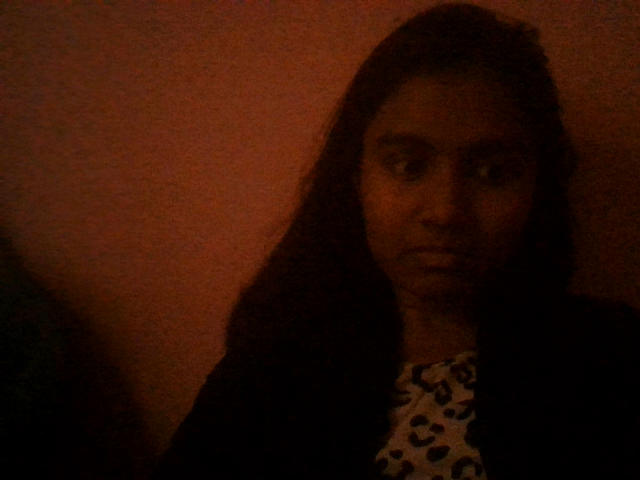
#> input picture p.png, 640 x 480 px
$ python -i pic.py   (imports and definitions only)
#> lines starting #> are read from the running program, lines starting #| are printed output that depends on the picture
import cv2

def take_pic():
    cam=cv2.VideoCapture(0)
    cv2.namedWindow("Python Webcam app")

    while True:
        ret,frame = cam.read()
        if not ret:
            print("failed to grab frame")
            break

        cv2.imshow("test",frame)

        k= cv2.waitKey(1)
        if k%256==27:
            print("Escape hit...Closing the app")
            return
        elif k%256==32:
            img_name='p.png'
            cv2.imwrite(img_name,frame)
            print('picture taken')

    cam.release()

    cam.destroyAllWindows()

def get_sketch():
    img=cv2.imread('p.png')
#> img is the input picture: shape (480, 640, 3); mean B, G, R 4.8, 16.5, 45.2
    grey_img=cv2.cvtColor(img,cv2.COLOR_BGR2GRAY)
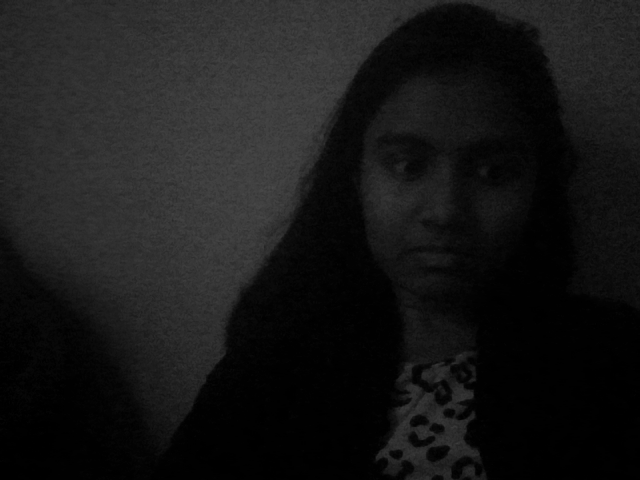
#> grey_img: shape (480, 640); min 0, max 74, mean 23.8
    invert=cv2.bitwise_not(grey_img)
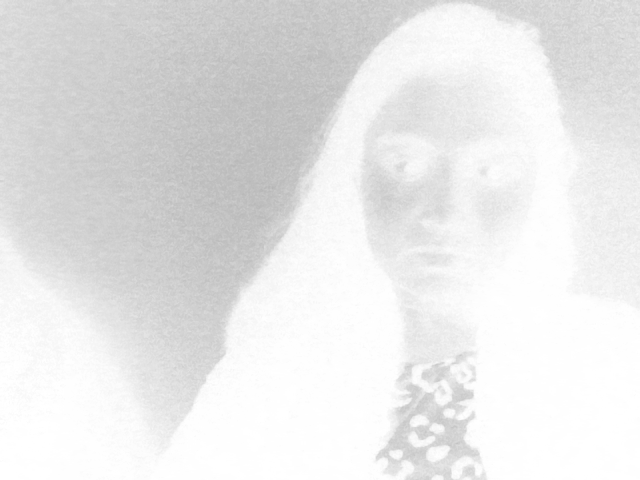
#> invert: shape (480, 640); min 181, max 255, mean 231.2
    blur=cv2.GaussianBlur(invert,(21,21),0)
    invertedBlur=cv2.bitwise_not(blur)
    sketch=cv2.divide(grey_img,invertedBlur,scale=256.0)
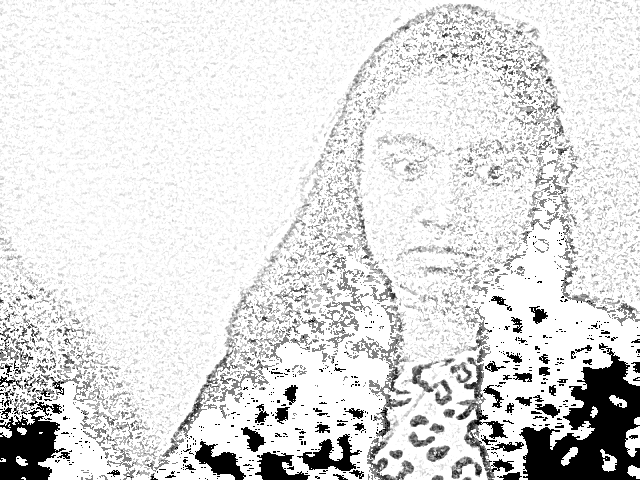
#> sketch: shape (480, 640); min 0, max 255, mean 222.2

    cv2.imwrite("sketch1.png",sketch)

>>> result = get_sketch()
